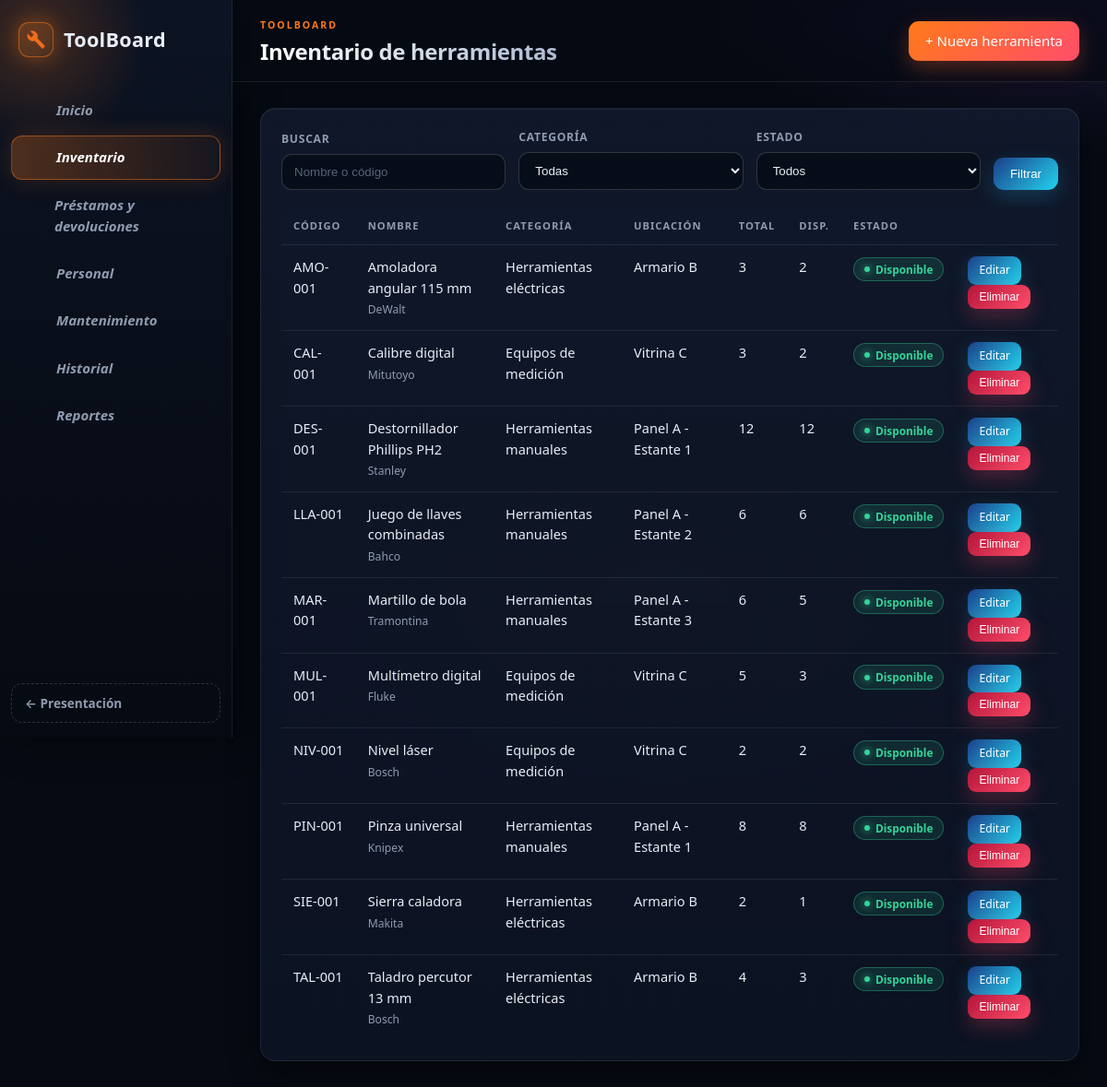
The app's page /inventario.php with its own data.
### tables this page shows
CREATE TABLE herramientas (
  id INT AUTO_INCREMENT PRIMARY KEY,
  codigo VARCHAR(30) NOT NULL UNIQUE,
  nombre VARCHAR(100) NOT NULL,
  categoria_id INT NOT NULL,
  descripcion VARCHAR(255) NOT NULL DEFAULT '',
  marca VARCHAR(60) NOT NULL DEFAULT '',
  cantidad_total INT NOT NULL CHECK (cantidad_total >= 0),
  ubicacion VARCHAR(80) NOT NULL DEFAULT '',
  activo TINYINT(1) NOT NULL DEFAULT 1,
  fecha_registro DATETIME NOT NULL DEFAULT CURRENT_TIMESTAMP,
  INDEX (nombre),
  CONSTRAINT fk_h_cat FOREIGN KEY (categoria_id) REFERENCES categorias(id)
);

### inventario.php (the view, shortened to what this page needs)
<?php
require __DIR__ . '/functions.php';
$self = '/inventario.php';
page_start('Inventario de herramientas', 'inventario', '<a class="btn" href="' . e(app_url($self . '?a=form')) . '">+ Nueva herramienta</a>');
$qs = val('q'); $cf = (int)val('cat'); $ef = val('estado'); $w = ['activo=1']; $p = [];
$rows = q('SELECT * FROM v_herramientas WHERE ' . implode(' AND ', $w) . ' ORDER BY nombre', $p)->fetchAll();
echo '<div class="box"><form class="filters" method="get"><label>Buscar<input name="q" placeholder="Nombre o código" value="' . e($qs) . '"></label><label>Categoría<select name="cat"><option value="0">Todas</option>';
echo '</select></label><label>Estado<select name="estado"><option value="">Todos</option>';
echo '</select></label><button class="btn s">Filtrar</button></form><table><tr><th>Código</th><th>Nombre</th><th>Categoría</th><th>Ubicación</th><th>Total</th><th>Disp.</th><th>Estado</th><th></th></tr>';
foreach ($rows as $r) {
    echo '<tr><td>' . e($r['codigo']) . '</td><td>' . e($r['nombre']) . '<br><small>' . e($r['marca']) . '</small></td><td>' . e($r['categoria']) . '</td><td>' . e($r['ubicacion']) . '</td><td>' . $r['cantidad_total'] . '</td><td>' . $r['disponible'] . '</td><td>' . badge(estado_herr($r)) . '</td><td><a class="btn sm s" href="' . e(app_url($self . '?a=form&id=' . (int)$r['id'])) . '">Editar</a> ';
    echo '<form class="inline" method="post" data-confirm="¿Eliminar esta herramienta?">' . csrf() . '<input type="hidden" name="op" value="eliminar"><input type="hidden" name="id" value="' . $r['id'] . '"><button class="btn sm d">Eliminar</button></form></td></tr>';
}
echo '</table></div><div class="box"><h2>Categorías</h2><table>';
echo '</table><form class="filters" method="post" style="margin-top:12px">' . csrf() . '<input type="hidden" name="op" value="cat_nueva"><label>Nueva categoría<input name="nombre" maxlength="60" required></label><button class="btn s">Agregar</button></form></div>';
page_end();

### functions.php (shortened to what this page needs)
<?php
function db(): PDO {
    static $p = null;
    if (!$p) {
        try {
            $p = new PDO('mysql:host=' . DB_HOST . ';dbname=' . DB_NAME . ';charset=utf8mb4', DB_USER, DB_PASS, [
                PDO::ATTR_ERRMODE => PDO::ERRMODE_EXCEPTION,
                PDO::ATTR_DEFAULT_FETCH_MODE => PDO::FETCH_ASSOC,
                PDO::ATTR_EMULATE_PREPARES => false]);
        } catch (PDOException $x) {
            http_response_code(500);
            exit('No se pudo conectar a la base de datos. Revise db.php e importe database/toolboard.sql.');
        }
    }
    return $p;
}
function q(string $s, array $p = []): PDOStatement { $st = db()->prepare($s); $st->execute($p); return $st; }
function e($v): string { return htmlspecialchars((string)$v, ENT_QUOTES, 'UTF-8'); }
function val(string $k, string $d = ''): string { $v = $_POST[$k] ?? $_GET[$k] ?? $d; return is_array($v) ? $d : trim((string)$v); }
function app_url(string $path = ''): string { return BASE_URL . '/' . ltrim($path, '/'); }
function estado_herr(array $r): array {
    if ($r['disponible'] > 0) return ['Disponible', 'ok'];
    return ['Fuera de servicio', 'bad'];
}
function badge(array $b): string { return '<span class="badge ' . $b[1] . '">' . e($b[0]) . '</span>'; }
function page_start(string $titulo, string $act, string $acciones = ''): void {
    $nav = ['dashboard' => ['Inicio', '/inicio.php', '▦'], 'inventario' => ['Inventario', '/inventario.php', '🔧'],
        'prestamos' => ['Préstamos y devoluciones', '/prestamos.php', '⇄'], 'personal' => ['Personal', '/personal.php', '👤'],
        'mantenimiento' => ['Mantenimiento', '/mantenimiento.php', '⚠'], 'historial' => ['Historial', '/historial.php', '🕘'],
        'reportes' => ['Reportes', '/reportes.php', '🖨']];
    echo '<!DOCTYPE html><html lang="es"><head><meta charset="utf-8"><meta name="viewport" content="width=device-width,initial-scale=1"><title>' . e($titulo) . ' · ToolBoard</title><link rel="stylesheet" href="' . app_url('style.css') . '"></head><body>';
    echo '<aside id="side" class="no-print"><div class="logo"><svg viewBox="0 0 24 24" width="28" height="28"><path fill="#f26b1d" d="M22 19l-8.5-8.5a6 6 0 0 0-7.7-7.7l3.9 3.9-2.8 2.8-3.9-3.9a6 6 0 0 0 7.7 7.7L19 22z"/></svg> ToolBoard</div><nav>';
    foreach ($nav as $k => $n) echo '<a href="' . app_url($n[1]) . '" class="' . ($k === $act ? 'on' : '') . '"><span class="ic">' . ico($k) . '</span><em>' . e($n[0]) . '</em></a>';
    echo '</nav><a class="back" href="' . app_url('index.php') . '">← Presentación</a></aside><main><header class="top no-print"><button id="menu" aria-label="Menú">☰</button><div><small>ToolBoard</small><h1>' . e($titulo) . '</h1></div><div class="acts">' . $acciones . '</div></header><section class="content">';
}
function page_end(): void { echo '</section></main><script src="' . app_url('app.js') . '"></script></body></html>'; }
function ico(string $k): string {
    $d = ['dashboard' => '<rect x="3" y="3" width="7" height="9" rx="1.5"/><rect x="14" y="3" width="7" height="5" rx="1.5"/><rect x="14" y="12" width="7" height="9" rx="1.5"/><rect x="3" y="16" width="7" height="5" rx="1.5"/>',
        'inventario' => '<path d="M21 8l-9-5-9 5v8l9 5 9-5z"/><path d="M3 8l9 5 9-5M12 13v8"/>',
        'prestamos' => '<path d="M4 8h14l-3-3M20 16H6l3 3"/>',
        'personal' => '<circle cx="12" cy="8" r="4"/><path d="M4 21c0-4 4-6 8-6s8 2 8 6"/>',
        'mantenimiento' => '<path d="M14.7 6.3a4 4 0 0 0-5 5L3 18l3 3 6.7-6.7a4 4 0 0 0 5-5l-2.5 2.5-2.2-.5-.5-2.2z"/>',
        'historial' => '<circle cx="12" cy="12" r="9"/><path d="M12 7v5l3 2"/>',
        'reportes' => '<path d="M6 3h9l4 4v14H6z"/><path d="M14 3v5h5M9 13h6M9 17h6"/>'];
    return '<svg viewBox="0 0 24 24" aria-hidden="true">' . ($d[$k] ?? '') . '</svg>';
}

### records on screen
herramientas: codigo "AMO-001", nombre "Amoladora angular 115 mm", marca "DeWalt", categoria "Herramientas eléctricas", ubicacion "Armario B", cantidad_total "3", disponible "2"
herramientas: codigo "CAL-001", nombre "Calibre digital", marca "Mitutoyo", categoria "Equipos de medición", ubicacion "Vitrina C", cantidad_total "3", disponible "2"
herramientas: codigo "DES-001", nombre "Destornillador Phillips PH2", marca "Stanley", categoria "Herramientas manuales", ubicacion "Panel A - Estante 1", cantidad_total "12", disponible "12"
herramientas: codigo "LLA-001", nombre "Juego de llaves combinadas", marca "Bahco", categoria "Herramientas manuales", ubicacion "Panel A - Estante 2", cantidad_total "6", disponible "6"
herramientas: codigo "MAR-001", nombre "Martillo de bola", marca "Tramontina", categoria "Herramientas manuales", ubicacion "Panel A - Estante 3", cantidad_total "6", disponible "5"
herramientas: codigo "MUL-001", nombre "Multímetro digital", marca "Fluke", categoria "Equipos de medición", ubicacion "Vitrina C", cantidad_total "5", disponible "3"
herramientas: codigo "NIV-001", nombre "Nivel láser", marca "Bosch", categoria "Equipos de medición", ubicacion "Vitrina C", cantidad_total "2", disponible "2"
herramientas: codigo "PIN-001", nombre "Pinza universal", marca "Knipex", categoria "Herramientas manuales", ubicacion "Panel A - Estante 1", cantidad_total "8", disponible "8"
herramientas: codigo "SIE-001", nombre "Sierra caladora", marca "Makita", categoria "Herramientas eléctricas", ubicacion "Armario B", cantidad_total "2", disponible "1"
herramientas: codigo "TAL-001", nombre "Taladro percutor 13 mm", marca "Bosch", categoria "Herramientas eléctricas", ubicacion "Armario B", cantidad_total "4", disponible "3"

### other values on screen
$n[0] "Inicio"
$n[0] "Inventario"
$n[0] "Préstamos y devoluciones"
$n[0] "Personal"
$n[0] "Mantenimiento"
$n[0] "Historial"
$n[0] "Reportes"
$acciones "+ Nueva herramienta"
